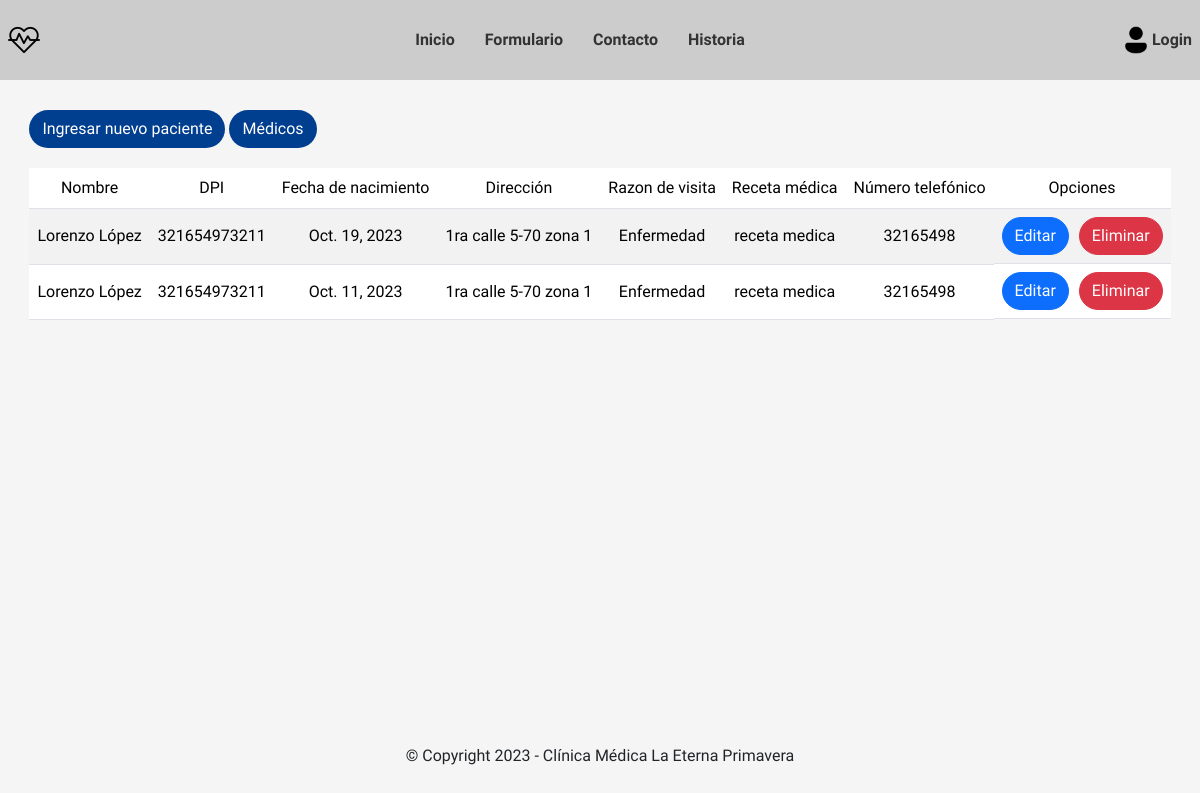
Before: /paciente with the older database file.
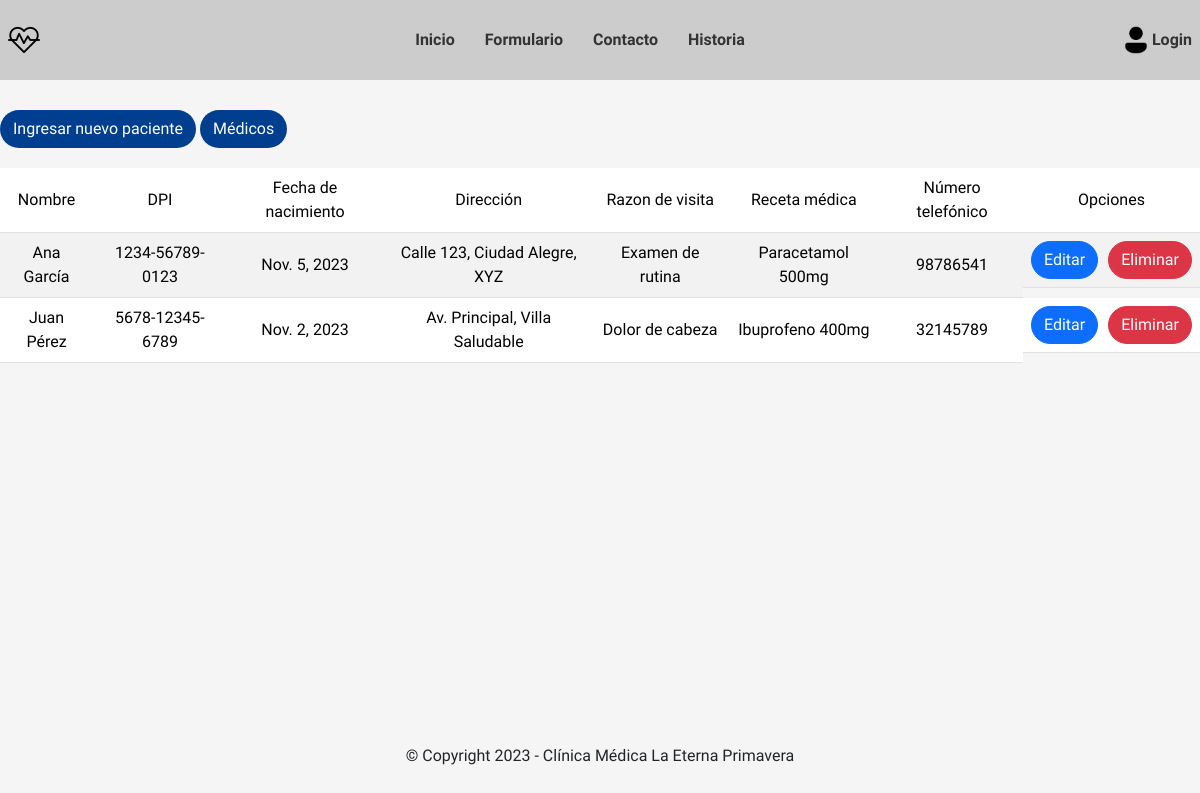
After: the same page with the newer database file.
### clinica/models.py (models this page shows)
class Paciente(models.Model):
    nombre = models.CharField(max_length=128)
    dpi = models.CharField(max_length=64)
    fecha_de_nacimiento = models.DateField()
    direccion = models.CharField(max_length=128)
    razon_de_visita = models.CharField(max_length=128)
    receta_medica = models.CharField(max_length=128)
    numero_telefonico = models.CharField(max_length=64)

### clinica/views.py (the view)
# urls.py: path('paciente', views.PacienteListView.as_view(), name='paciente-list'),
class PacienteListView(ListView):
    model = Paciente
    template_name = 'clinica/paciente/paciente_list.html'

### templates/clinica/paciente/paciente_list.html
{% extends 'base.html' %}
{% block content %}
<div class="tabla-registro">
    <div class="container-btn">
        <a class="btn btn-medic" href="{% url 'clinica:paciente-create' %}">Ingresar nuevo paciente</a>
        <a class="btn btn-medic" href="{% url 'clinica:medico-list' %}">Médicos</a>
    </div>
    <div>
        <table class="table table-striped">
            <thead class="text-center align-middle">
                <tr>
                    <td>Nombre</td>
                    <td class="hide-data">DPI</td>
                    <td class="hide-data">Fecha de nacimiento</td>
                    <td class="hide-data">Dirección</td>
                    <td>Razon de visita</td>
                    <td class="hide-data">Receta médica</td>
                    <td>Número telefónico</td>
                    <td>Opciones</td>
                </tr>
            </thead>
            <tbody class="text-center align-middle" >
                {% if object_list %}
                {% for paciente in object_list %}
                <tr>
                    <td>{{paciente.nombre}}</td>
                    <td class="hide-data">{{paciente.dpi}}</td>
                    <td class="hide-data">{{paciente.fecha_de_nacimiento}}</td>
                    <td class="hide-data">{{paciente.direccion}}</td>
                    <td>{{paciente.razon_de_visita}}</td>
                    <td class="hide-data">{{paciente.receta_medica}}</td>
                    <td>{{paciente.numero_telefonico}}</td>
                    <td class="container-btns">
                        <a class="btn btn-primary" href="{% url 'clinica:paciente-update' paciente.id %}">Editar</a>
                        <a class="btn btn-danger" href="{% url 'clinica:paciente-delete' paciente.id %}">Eliminar</a>
                    </td>
                </tr>
                {% endfor %}
                {% else %}
                <tr>
                    <td colspan="8" class="text-center">No hay registros</td>
                </tr>
                {% endif %}
            </tbody>
        </table>
    </div>
</div>
{% endblock content %}

### templates/base.html (shortened to what this page needs)
{% load static %}
<!DOCTYPE html>
<html lang="en">
<head>
    <link href="https://cdn.jsdelivr.net/npm/bootstrap@5.3.2/dist/css/bootstrap.min.css" rel="stylesheet">
    <link rel="stylesheet" href="{% static 'css/main.css' %}">
</head>
<body>
    <header>
        <nav class="navbar">
            <div class="container-navbar">
                <div class="navbar-left">
                    <div>
                        <a class="navbar-left_icon" href="{% url 'clinica:home' %}"><img style="height: 32px;" src="{% static 'img/heart-beat.png' %}" alt="img"></a>
                    </div>
                </div>
                <div class="navbar-mid">
                    <div class="navbar-menu">
                        <ul class="navbar-items">
                            <li class="navbar-item"><a href="{% url 'clinica:home' %}">Inicio</a></li>
                            <li class="navbar-item"><a href="{% url 'clinica:formulario' %}">Formulario</a></li>
                            <li class="navbar-item"><a href="{% url 'clinica:contacto' %}">Contacto</a></li>
                            <li class="navbar-item"><a href="{% url 'clinica:historia' %}">Historia</a></li>
                        </ul>
                    </div>
                </div>
                <div class="navbar-right">
                    <a href="{% url 'usuario:login' %}"><img style="height: 32px;" src="{% static 'img/user.png' %}" alt="img"></a>
                    {% if user.is_authenticated %}
                    <div class="navbar__user-name">
                        <a class="dropdown-toggle" id="dropdown-toggle">{{ request.user.name}}</a>
                        <ul class="dropdown-menu" id="dropdown-menu">
                            <li><a href="{% url 'usuario:logout' %}" class="dropdown-item">Cerrar Sesion</a></li>
                        </ul>
                        </div>
                        {% else %}
                        <div class="navbar__user-name dropdown">
                        <a href="{% url 'usuario:login' %}">Login</a>
                    </div>
                    {% endif %}
                </div>
            </div>
        </nav>
    </header>
    <main class="container">
        {% block content %}{% endblock content %}
    </main>
    <footer class="footer">
        &copy; Copyright 2023 - Clínica Médica La Eterna Primavera
    </footer>
</body>
</html>

### staticfiles/css/main.css (style rules this page uses)
:root { --primary-100: #3F51B5; --primary-200: #757de8; --primary-300: #dedeff; --accent-100: #2196F3; --accent-200: #003f8f; --text-100: #333333; --text-200: #5c5c5c; --bg-100: #FFFFFF; --bg-200: #f5f5f5; --bg-300: #cccccc; }
* { margin: 0; padding: 0; box-sizing: border-box; }
a { text-decoration: none; color: var(--text-100); font-weight: 600; }
ul { list-style: none; padding: 0; margin: 0; }
body { font-family: 'Exo 2', sans-serif; font-size: 16px; background-color: var(--bg-200); display: grid; min-height: 100vh; grid-template-rows: auto 1fr auto; }
.container { padding: 30px 0; max-width: 1200px; margin: 0 auto; }
.container-navbar { display: flex; flex-wrap: inherit; align-items: center; justify-content: space-between; max-width: 1200px; margin: 0 auto; padding: 16px 8px; flex: 1; }
.container-btns { display: flex; justify-content: center; gap: 10px; }
.btn { border-radius: 30px; }
.btn-medic { color: var(--bg-100); background-color: var(--accent-200); }
.navbar { display: flex; justify-content: space-between; align-items: center; background-color: var(--bg-300); }
.navbar-mid { display: flex; justify-content: space-between; align-items: center; }
.navbar-right { display: flex; justify-content: space-between; align-items: center; }
.navbar-menu { display: flex; }
.navbar-items { display: flex; flex-direction: row; gap: 10px; }
.navbar-item { display: flex; cursor: pointer; padding: 4px 10px; }
.tabla-registro { display: grid; gap: 20px; justify-content: center; }
.footer { padding: 32px 0px; display: flex; flex-direction: column; text-align: center; }
.navbar__user-name { position: relative; }

Changed rows visible on the page:
removed Paciente: nombre "Lorenzo López", dpi "321654973211", fecha_de_nacimiento "Oct. 19, 2023", direccion "1ra calle 5-70 zona 1", razon_de_visita "Enfermedad", receta_medica "receta medica", numero_telefonico "32165498"
removed Paciente: nombre "Lorenzo López", dpi "321654973211", fecha_de_nacimiento "Oct. 11, 2023", direccion "1ra calle 5-70 zona 1", razon_de_visita "Enfermedad", receta_medica "receta medica", numero_telefonico "32165498"
added Paciente: nombre "Ana García", dpi "1234-56789-0123", fecha_de_nacimiento "Nov. 5, 2023", direccion "Calle 123, Ciudad Alegre, XYZ", razon_de_visita "Examen de rutina", receta_medica "Paracetamol 500mg", numero_telefonico "98786541"
added Paciente: nombre "Juan Pérez", dpi "5678-12345-6789", fecha_de_nacimiento "Nov. 2, 2023", direccion "Av. Principal, Villa Saludable", razon_de_visita "Dolor de cabeza", receta_medica "Ibuprofeno 400mg", numero_telefonico "32145789"
